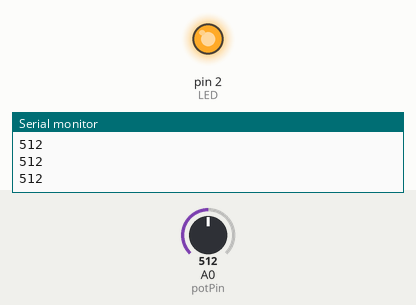
Simulated run of this sketch. Board: Arduino Uno, built with avr-gcc and run on an emulated ATmega328P. Shown: output pins drawn as LEDs (lit = HIGH), the last lines printed to the serial monitor. The test bench sets the inputs (shaded band); at power-on: A0 (potPin) = 512.

Above: at 1.2 s.
1.3 s: A0 (potPin) set to 888
2.8 s: A0 (potPin) set to 918
At 3.5 s:
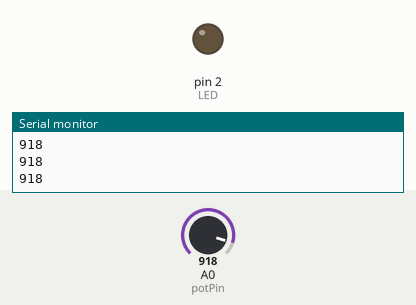
4.4 s: A0 (potPin) set to 890
At 4.9 s:
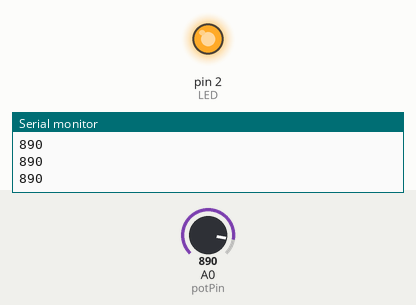
6.0 s: A0 (potPin) set to 900
At 7.5 s:
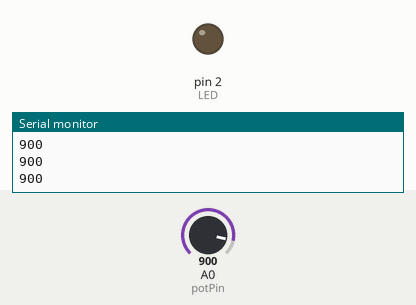
Timing chart, 0 to 8.6 s (numbered marks = the images above; inputs shaded):
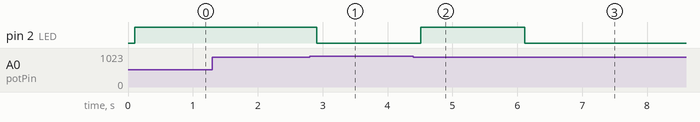

Measured:
- the behaviour switches between 899 and 900 on A0 (potPin) (found by bisection; images 0 and 1)
- after the input at 2.8 s, pin 2 (LED): HIGH → LOW after 0.11 s
- after the input at 4.4 s, pin 2 (LED): LOW → HIGH after 0.11 s
- after the input at 6.0 s, pin 2 (LED): HIGH → LOW after 0.12 s

The sketch:

C_digo_2.ino
```cpp
int potPin = A0;
int LED=2;
void setup() {
	Serial.begin(9600);
  pinMode(2, OUTPUT);
}

void loop() {
  int potValue = analogRead(potPin);
  Serial.println(potValue);
	delay(100);
  if (potValue<900){
    digitalWrite(LED, HIGH);
  }
  else{
    digitalWrite(LED, LOW);
  }

}
```
